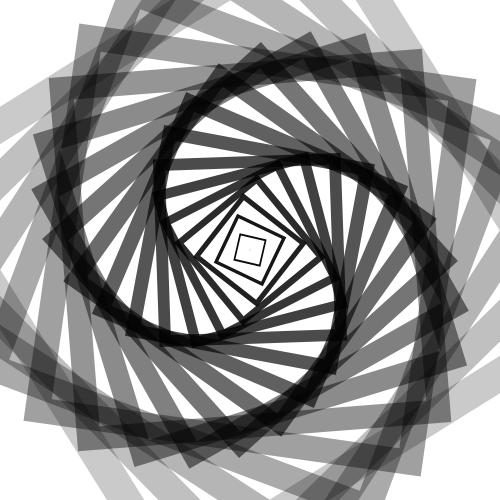
Frame 1 (no input)
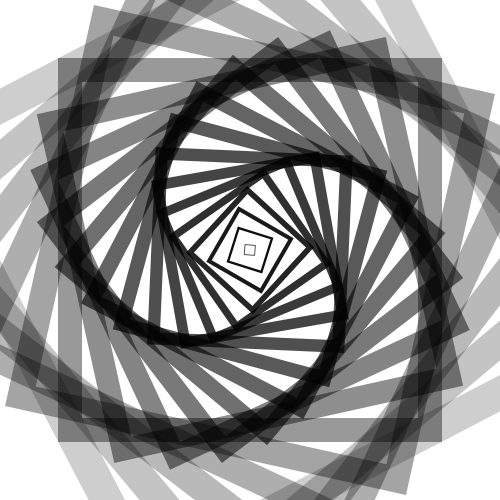
Frame 60 (no input)
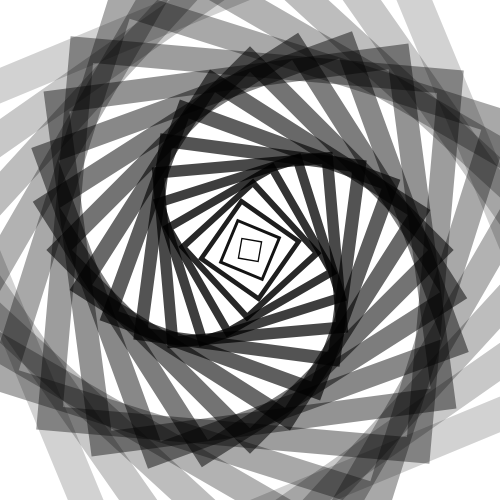
Frame 120 (the mouse pressed at the canvas centre since frame 60)

The p5.js sketch that drew these frames (run headless with seeded random() and noise() and a simulated clock; from frame 60 on, the mouse is pressed at the canvas centre):

// p5.js sketch
// ── sketch.js
var untwist = 2;

function setup() {
  createCanvas(500, 500);
  angleMode(DEGREES);
  rectMode(CENTER);
  noFill();
}

function draw(){
  background(255);
  translate(250,250);
  
  var i = 20;
  
  while(i > 0){
    push();
    var sz = (frameCount + i*width/20) % width
    rotate (sz/(untwist));
    strokeWeight(sz/15);
    stroke(0,map(sz,0,width*1.2, 255, 0));
    rect(0,0,sz,sz);
    pop();
    i = i-1;
  }
}
